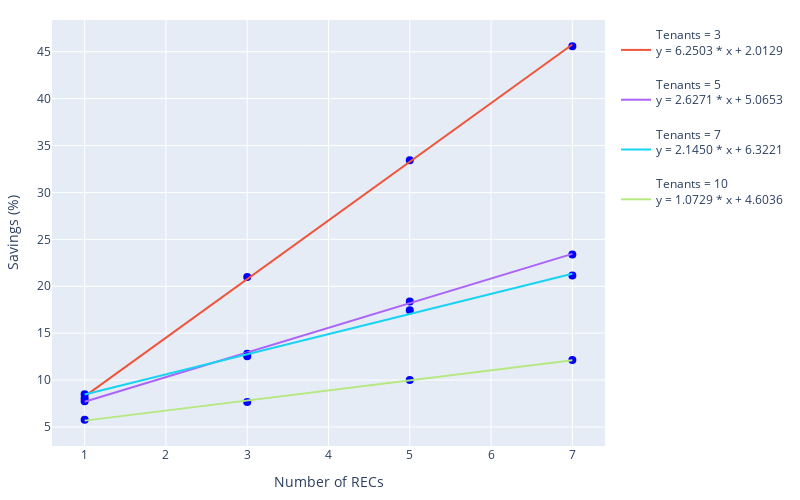

The cell this chart's notebook holds for it:
### Code cell
# by tenant
tenants = df["Tenants"].unique()
fig = go.Figure()

for n_tenants in tenants:    

    base = df[df["Tenants"] == n_tenants].copy()

    x = base["RECs"].values.reshape(-1, 1)
    y = base["Best Agent_%"].values

    # Fit linear regression
    model = LinearRegression()
    model.fit(x, y)

    y_pred = model.predict(x)
    error = model.score(x, y)

    print(f"Tenants: {n_tenants} | y = {model.coef_[0]:.4f} * x + {model.intercept_:.4f} | r² = {error:.4f}")

    # Get slope and intercept
    slope = model.coef_[0]
    intercept = model.intercept_


    fig.add_trace(go.Scatter(
        x=x.flatten(),
        y=y,
        mode='markers',
        marker=dict(color='blue', size=8),
        showlegend=False,
    ))

    fig.add_trace(go.Scatter(
        x=x.flatten(),
        y=model.predict(x),
        mode='lines',
        name=f"Tenants = {n_tenants}<br>y = {slope:.4f} * x + {intercept:.4f}<br>"
    ))

fig.update_layout(
    xaxis_title='Number of RECs',
    yaxis_title='Savings (%)',
    height=500,
    width=800,
    margin=dict(l=20, r=20, t=20, b=20),
    # showlegend=False,
)

write_image(fig, "linear_regression.png", show=True)
write_image(fig, "linear_regression.pdf")

### Figure 1 — Plotly figure (JSON) as saved in the notebook; plotly's stock layout.template omitted (floating-point values rounded to 4 significant figures)
{"data": [{"marker": {"color": "blue", "size": 8}, "mode": "markers", "showlegend": false, "type": "scatter", "x": [1, 3, 5, 7], "y": [8.058, 20.99, 33.43, 45.58]}, {"mode": "lines", "name": "Tenants = 3<br>y = 6.2503 * x + 2.0129<br>", "type": "scatter", "x": [1, 3, 5, 7], "y": [8.263, 20.76, 33.26, 45.76]}, {"marker": {"color": "blue", "size": 8}, "mode": "markers", "showlegend": false, "type": "scatter", "x": [1, 3, 5, 7], "y": [7.737, 12.8, 18.36, 23.4]}, {"mode": "lines", "name": "Tenants = 5<br>y = 2.6271 * x + 5.0653<br>", "type": "scatter", "x": [1, 3, 5, 7], "y": [7.692, 12.95, 18.2, 23.45]}, {"marker": {"color": "blue", "size": 8}, "mode": "markers", "showlegend": false, "type": "scatter", "x": [1, 3, 5, 7], "y": [8.482, 12.54, 17.44, 21.15]}, {"mode": "lines", "name": "Tenants = 7<br>y = 2.1450 * x + 6.3221<br>", "type": "scatter", "x": [1, 3, 5, 7], "y": [8.467, 12.76, 17.05, 21.34]}, {"marker": {"color": "blue", "size": 8}, "mode": "markers", "showlegend": false, "type": "scatter", "x": [1, 3, 5, 7], "y": [5.774, 7.652, 10.02, 12.14]}, {"mode": "lines", "name": "Tenants = 10<br>y = 1.0729 * x + 4.6036<br>", "type": "scatter", "x": [1, 3, 5, 7], "y": [5.676, 7.822, 9.968, 12.11]}], "layout": {"height": 500, "margin": {"b": 20, "l": 20, "r": 20, "t": 20}, "width": 800, "xaxis": {"title": {"text": "Number of RECs"}}, "yaxis": {"title": {"text": "Savings (%)"}}}}
